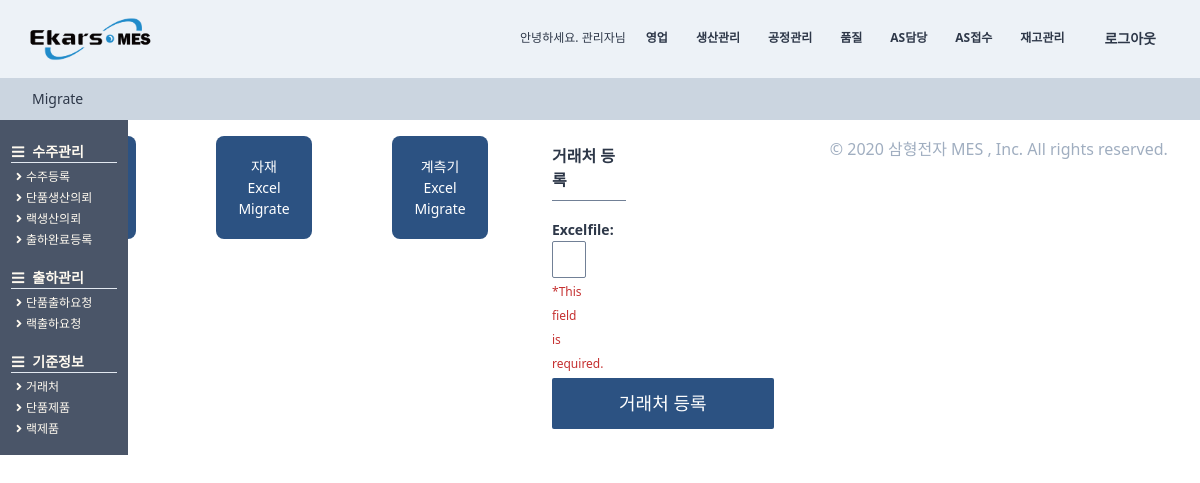
Before: /partnermigrate (signed in) with the older database file.
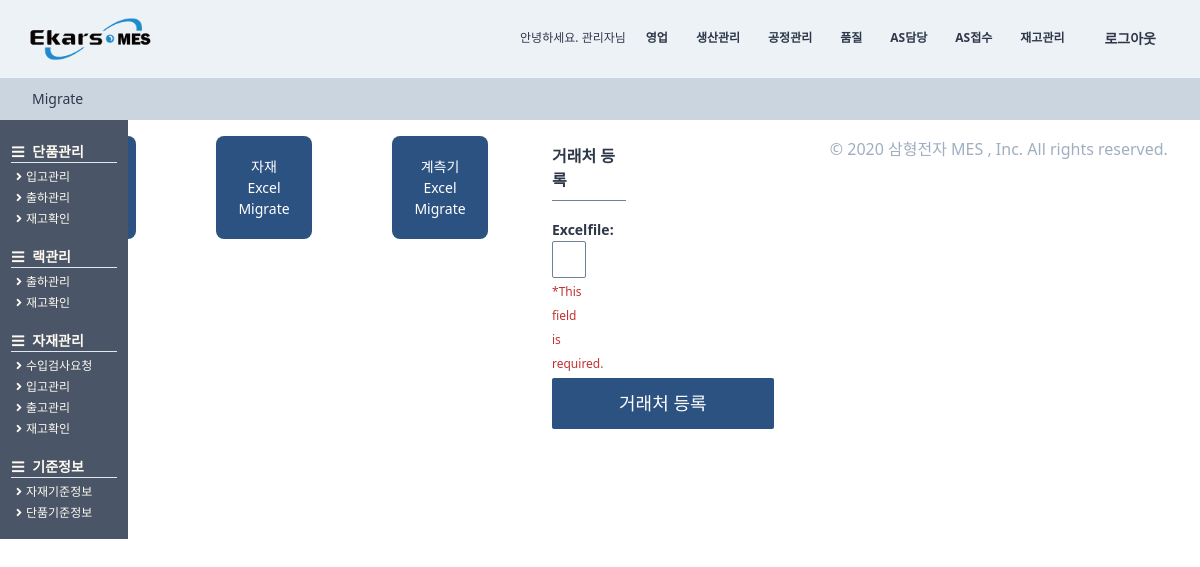
After: the same page with the newer database file.
### core/views.py (the view, shortened to what this page needs)
# urls.py: path("partnermigrate", views.partnermigrate, name="partnermigrate"),
def partnermigrate(request):
    form = forms.partnermigrate(request.POST)
    if form.is_valid():
        try:
            Excelfile = request.FILES["Excelfile"]
        except:
            Excelfile = None
        print(Excelfile)
        result = open(Excelfile, "w")
        while True:
            line = result.readline()
            print(line)
            if not line:
                break
        result.close()
        messages.success(request, "거래처가 등록되었습니다.")
        return redirect(reverse("StandardInformation:partner"))
    else:
        try:
            Excelfile = request.FILES["Excelfile"]
        except:
            return render(request, "migrate/partnermigrate.html", {"form": form})
    return render(request, "migrate/partnermigrate.html", {"form": form})

### users/models.py (called while the page is built)
    def __str__(self):
        return self.first_name

    def lenofpart(self):
        num = self.부서.count()
        return num

### templates/migrate/partnermigrate.html (shortened to what this page needs)
{%extends "base.html"%}
{%load static%}
{% block content %}
<div class="w-full bg-gray-400 h-10 items-center -mt-4 font-normal fixed justify-center text-sm py-2 pl-8 ">
    <div class="">Migrate</div>
</div>
<div class="flex">
    <div class="p-10">
        <a href="{%url "core:partnermigrate" %}">
            <div class="btn-link p-5">거래처 Excel Migrate</div>
        </a>
    </div>
    <div class="p-10">
        <a href="{%url "core:materialmigrate" %}">
            <div class="btn-link p-5">자재 Excel Migrate</div>
        </a>
    </div>
    <div class="p-10">
        <a href="{%url "core:measuremigrate" %}">
            <div class="btn-link p-5">계측기 Excel Migrate</div>
        </a>
    </div>
</div>
<div class=" h-full -mt-6 font-normal pt-12 flex flex-row">
    <div class="flex flex-col p-6 w-full">
        <span class="border-b w-1/3 mb-3 border-gray-600 pb-2 font-semibold text-base">거래처 등록 </span>
        {% include 'mixins/normal/normal_form.html' with form=form cta="거래처 등록"%}
    </div>
</div>
{%endblock content %}

Changed rows visible on the page:
changed User "관리자": nowPart_id 61 → 67 (drawn)
Other visible differences:
text no longer shown: "수주관리 수주등록 단품생산의뢰 랙생산의뢰 출하완료등록 단품출하요청 랙출하요청 거래처 단품제품 랙제품"
text now shown: "단품관리 입고관리 재고확인 랙관리 재고확인 자재관리 수입검사요청 입고관리 출고관리 재고확인 자재기준정보 단품기준정보"
